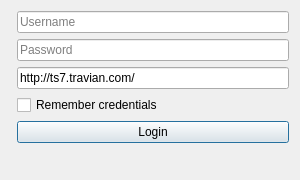
<?xml version="1.0" encoding="UTF-8"?>
<ui version="4.0">
 <class>Dialog</class>
 <widget class="QDialog" name="Dialog">
  <property name="enabled">
   <bool>true</bool>
  </property>
  <property name="geometry">
   <rect>
    <x>0</x>
    <y>0</y>
    <width>300</width>
    <height>180</height>
   </rect>
  </property>
  <property name="minimumSize">
   <size>
    <width>300</width>
    <height>180</height>
   </size>
  </property>
  <property name="maximumSize">
   <size>
    <width>300</width>
    <height>180</height>
   </size>
  </property>
  <property name="windowTitle">
   <string>Travian Raider 2.0</string>
  </property>
  <property name="windowIcon">
   <iconset resource="../imgs.qrc">
    <normaloff>:/img/swords.gif</normaloff>:/img/swords.gif</iconset>
  </property>
  <property name="autoFillBackground">
   <bool>false</bool>
  </property>
  <property name="sizeGripEnabled">
   <bool>false</bool>
  </property>
  <property name="modal">
   <bool>false</bool>
  </property>
  <layout class="QFormLayout" name="formLayout">
   <property name="fieldGrowthPolicy">
    <enum>QFormLayout::AllNonFixedFieldsGrow</enum>
   </property>
   <item row="0" column="1">
    <widget class="QLineEdit" name="usrEntry">
     <property name="focusPolicy">
      <enum>Qt::StrongFocus</enum>
     </property>
     <property name="placeholderText">
      <string>Username</string>
     </property>
    </widget>
   </item>
   <item row="1" column="1">
    <widget class="QLineEdit" name="pwdEntry">
     <property name="focusPolicy">
      <enum>Qt::StrongFocus</enum>
     </property>
     <property name="echoMode">
      <enum>QLineEdit::Password</enum>
     </property>
     <property name="placeholderText">
      <string>Password</string>
     </property>
    </widget>
   </item>
   <item row="2" column="1">
    <widget class="QLineEdit" name="srvEntry">
     <property name="focusPolicy">
      <enum>Qt::StrongFocus</enum>
     </property>
     <property name="text">
      <string>http://ts7.travian.com/</string>
     </property>
     <property name="placeholderText">
      <string>http://server.travian.domain/</string>
     </property>
    </widget>
   </item>
   <item row="5" column="1">
    <widget class="QPushButton" name="buttonLogin">
     <property name="focusPolicy">
      <enum>Qt::StrongFocus</enum>
     </property>
     <property name="text">
      <string>Login</string>
     </property>
    </widget>
   </item>
   <item row="4" column="1">
    <widget class="QCheckBox" name="checkRemember">
     <property name="focusPolicy">
      <enum>Qt::StrongFocus</enum>
     </property>
     <property name="layoutDirection">
      <enum>Qt::LeftToRight</enum>
     </property>
     <property name="text">
      <string>Remember credentials</string>
     </property>
     <property name="tristate">
      <bool>false</bool>
     </property>
    </widget>
   </item>
  </layout>
 </widget>
 <tabstops>
  <tabstop>usrEntry</tabstop>
  <tabstop>pwdEntry</tabstop>
  <tabstop>srvEntry</tabstop>
  <tabstop>checkRemember</tabstop>
  <tabstop>buttonLogin</tabstop>
 </tabstops>
 <resources>
  <include location="../imgs.qrc"/>
 </resources>
 <connections/>
</ui>
